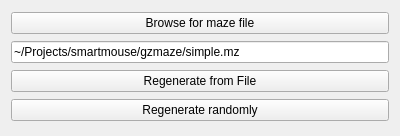
<?xml version="1.0" encoding="UTF-8"?>
<ui version="4.0">
 <class>RegenerateWidget</class>
 <widget class="QWidget" name="RegenerateWidget">
  <property name="geometry">
   <rect>
    <x>0</x>
    <y>0</y>
    <width>400</width>
    <height>136</height>
   </rect>
  </property>
  <property name="windowTitle">
   <string>Form</string>
  </property>
  <layout class="QVBoxLayout" name="verticalLayout">
   <item>
    <widget class="QPushButton" name="browse_button">
     <property name="text">
      <string>Browse for maze file</string>
     </property>
    </widget>
   </item>
   <item>
    <widget class="QLineEdit" name="filename_edit">
     <property name="text">
      <string>~/Projects/smartmouse/gzmaze/simple.mz</string>
     </property>
    </widget>
   </item>
   <item>
    <widget class="QPushButton" name="from_file_button">
     <property name="text">
      <string>Regenerate from File</string>
     </property>
    </widget>
   </item>
   <item>
    <widget class="QPushButton" name="random_button">
     <property name="text">
      <string>Regenerate randomly</string>
     </property>
    </widget>
   </item>
  </layout>
 </widget>
 <resources/>
 <connections/>
</ui>
